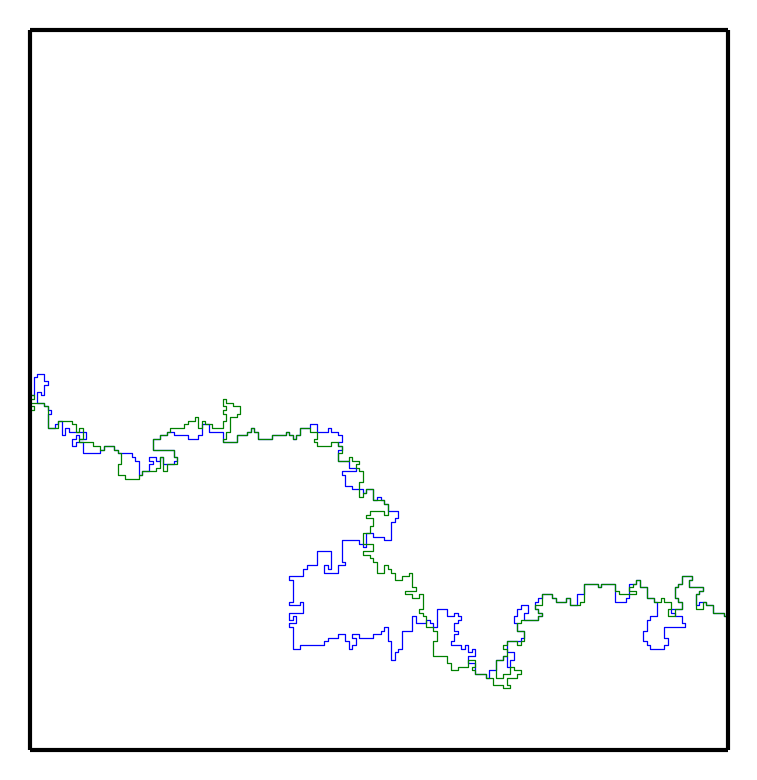

The Python source for this figure:
#!/usr/bin/python
#
# An implementation of a Bidirectional Loop Erased Random Walk (LERW)
# from a cylinder with reflecting boundaries on the left
# and open boundaries on the right.
# PNG output of a single trajectory.
# Habib Rehmann and Gunnar Pruessner
#

import random
import numpy as np
import matplotlib.pyplot as plt
from copy import deepcopy

seed = 10  # random seed
Length = 200  # length of the cyclinder
Circ = 200  # circumference of cyclinder
x = 0   # x coordinate of starting location
# y coordinate of starting location. Origin is at centre of square
y = Circ / 2
s = 0  # Step number.

trajectory = []   # List of the x coordinates of all points visited.
# (Length x Circ) 2D array of zeros
lattice = np.zeros((Length, Circ), dtype=int)
random.seed(seed)

# Plot config
dpi = 300
fig, ax = plt.subplots()
fig.set_size_inches(3, Circ * 3. / Length)
ax.set_xlim(0, Length - 1)
ax.set_ylim(0, Circ - 1)
ax.get_xaxis().set_visible(False)
ax.get_yaxis().set_visible(False)

# Generate a randomwalk
while True:
    s += 1
    if (bool(random.getrandbits(1))):
        if (bool(random.getrandbits(1))):
            x += 1
        else:
            x -= 1
    else:
        if (bool(random.getrandbits(1))):
            y += 1
        else:
            y -= 1

    if (x >= Length):
        break
    elif (x < 0):
        x = 0
    if (y >= Circ):
        y -= Circ
    elif (y < 0):
        y += Circ

    lattice[x][y] += 1
    trajectory.append((x, y))

x0 = None
y0 = None
pos = 0
lerw = deepcopy(trajectory)
lcpy = deepcopy(lattice)
# Loop erasure (tranversal from left to right)
while pos < len(lerw):
    x, y = lerw[pos]
    if lcpy[x][y] > 1 and (not x0):
        x0, y0 = x, y
        pos0 = pos
        # print("First repeated element ", pos0, x0, y0)
    elif (x == x0) and (y == y0) and (lcpy[x][y] == 1):
        # print("Deleting from ", pos0, " to ", pos)
        del lerw[pos0:pos]
        # print 'Loop 1 delete from ', pos0, ' to ', pos
        x0, y0 = None, None
        pos = pos0
    lcpy[x][y] -= 1
    pos += 1

plt.plot(*zip(*lerw), color='b', linewidth=0.3)

lerw = deepcopy(trajectory[::-1])
lcpy = deepcopy(lattice)
x0 = None
y0 = None
pos = 0
while pos < len(lerw):
    x, y = lerw[pos]
    if lcpy[x][y] > 1 and (not x0):
        x0, y0 = x, y
        pos0 = pos
    elif (x == x0) and (y == y0) and (lcpy[x][y] == 1):
        # print("Deleting from ", pos0, " to ", pos)
        del lerw[pos0:pos]
        x0, y0 = None, None
        pos = pos0
    lcpy[x][y] -= 1
    pos += 1

plt.plot(*zip(*lerw), color='g', linewidth=0.3)

# Plot random walk
plt.savefig( __file__[:-3]+".png", bbox_inches="tight", dpi=dpi)
